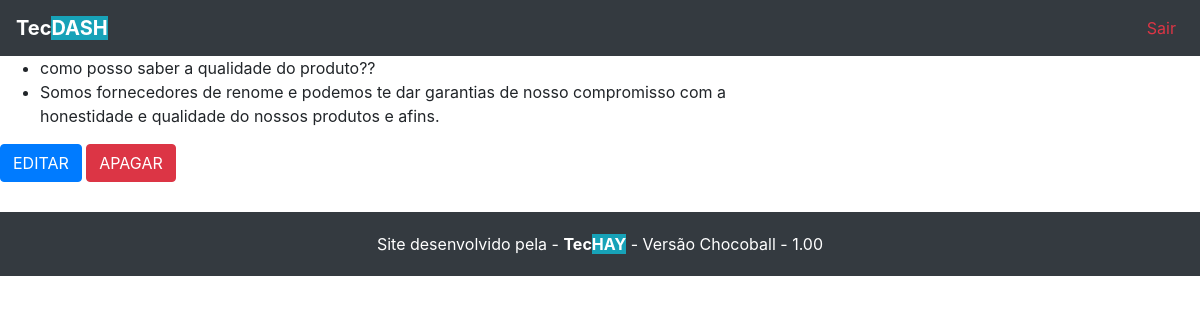
The app's page /dashboard/list_doubt with its own data.
### inicial/models.py (models this page shows)
class Doubt(models.Model):
	ask = models.CharField(max_length=255)
	response = models.TextField()

### principal/views.py (the view)
# urls.py: path('list_doubt', views.list_doubt, name="list_doubt"),
def list_doubt(request):
  data = {}
  doubts = Doubt.objects.all()
  data['doubts'] = doubts
  return render(request, 'dashboard/doubt/list-doubt.html', data)

### principal/templates/dashboard/doubt/list-doubt.html
{% extends "base.html" %}
{% block conteudo %}
<div class="content">
	<div class="row">
		{% for doubt in doubts %}
		<div class="col-8">
			<ul>
				<li>{{doubt.ask}}</li>
				<li>{{doubt.response}}</li>
			</ul>
			<a href="{% url 'edit_doubt' doubt.pk %}" class="btn btn-primary">EDITAR</a>
			<a href="{% url 'delete_doubt' doubt.pk %}" class="btn btn-danger">APAGAR</a>
		</div>
		{% endfor %}
	</div>
</div>
{% endblock %}

### principal/static/assets/css/style.css (style rules this page uses)
a { color: #000; }

### records on screen
Doubt: ask "como posso saber a qualidade do produto??", response "Somos fornecedores de renome e podemos te dar garantias de nosso compromisso com a honestidade e qualidade do nossos produtos e afins."
